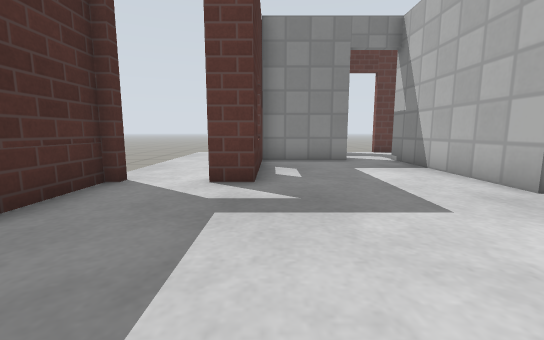
View 1 (above)

16 first-person views from a walk through a world built for the Gazebo simulator. The camera is 0.5 m above the floor, tilts 8° down and sees 90° across. The floor is counted in squares, 0.5 m on a side. Each view is taken from the middle of a square. On the plan, view 1 faces up. The plan holds only what a view shows up to about 11 squares ahead; the rest is blank. Gazebo's built-in surfaces are drawn with simple patterns.

View 2
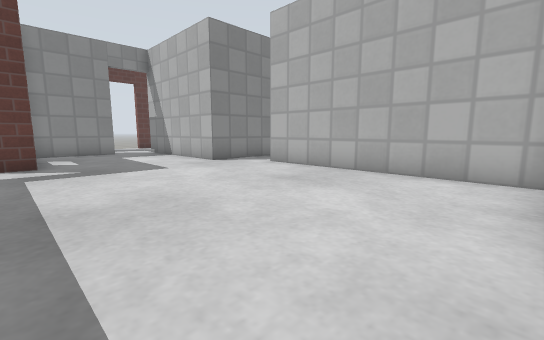

View 3
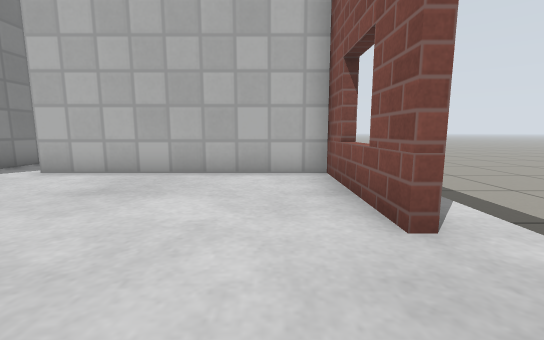

View 4
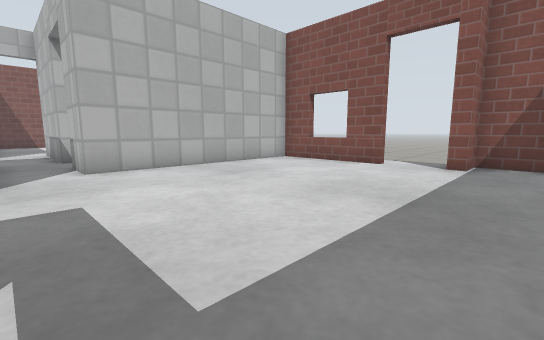

View 5
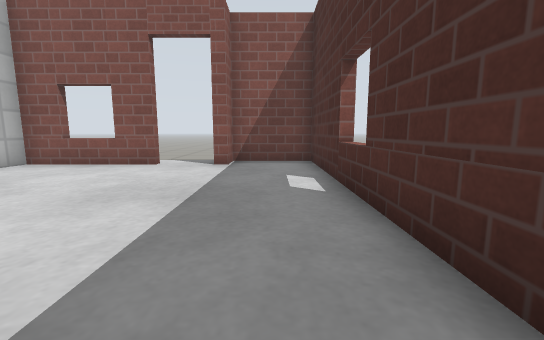

View 6
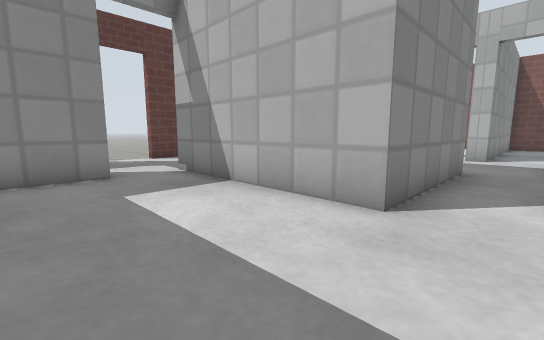

View 7
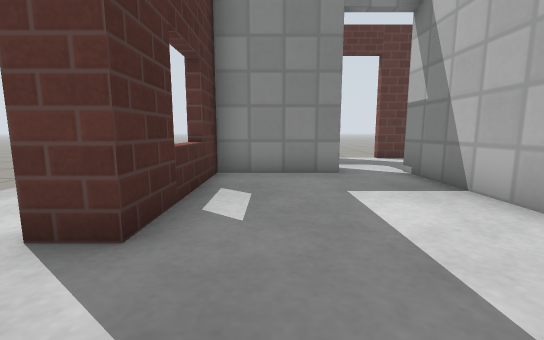

View 8
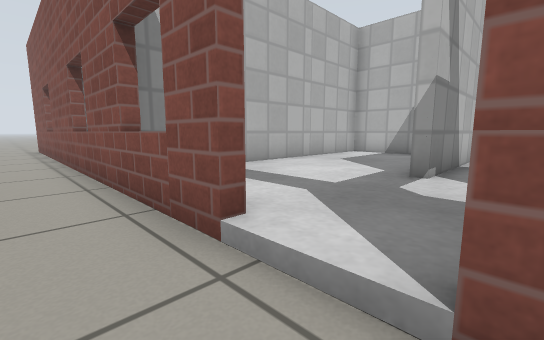

View 9
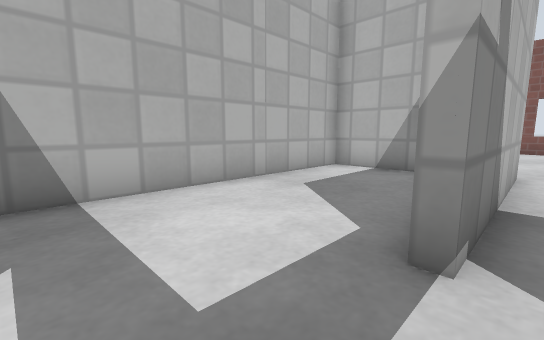

View 10
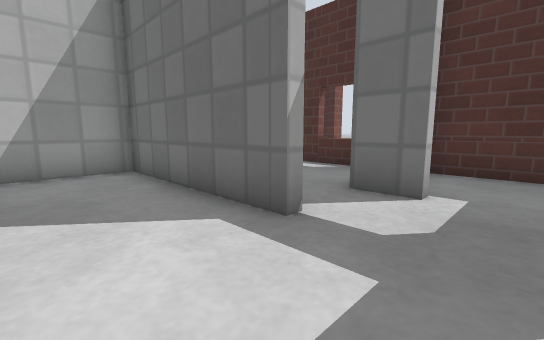

View 11
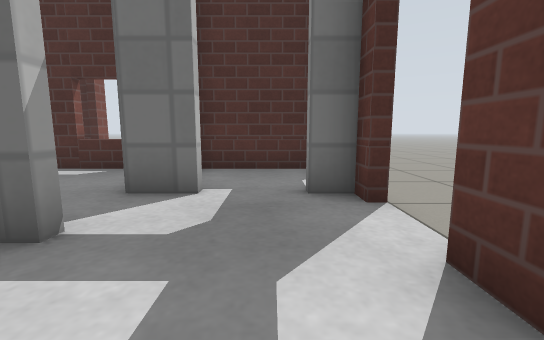

View 12
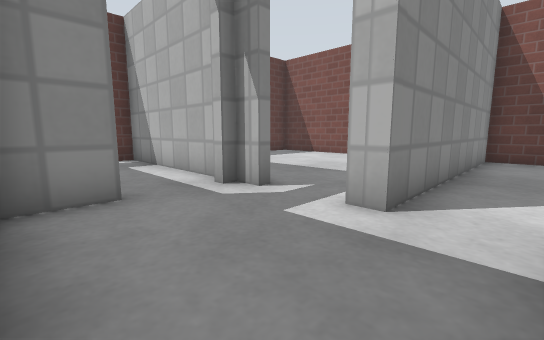

View 13
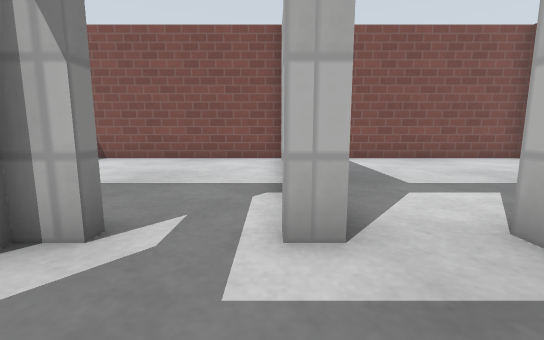

View 14
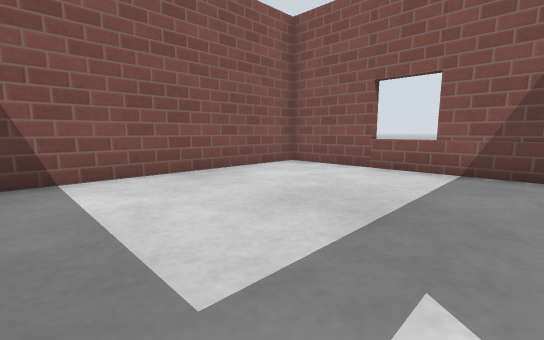

View 15
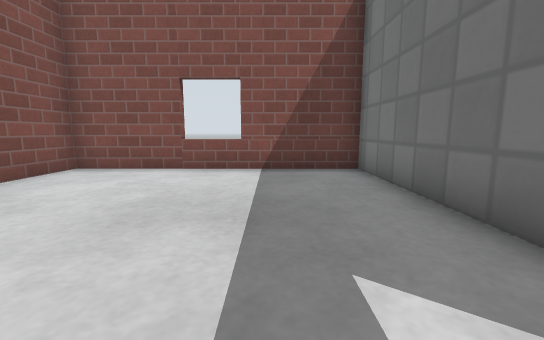

View 16
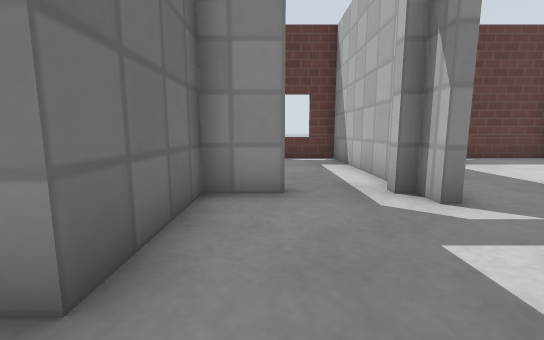

### Floor plan
Points are (right, up) in squares from view 1. A wall is a line through its corners. A room is listed if a view was taken in it or the views show most of it. See-through windows are left out.
Room 1 (views 1, 2, 3, 4, 5, 6, 7)
walls: (1.6, -4.4) (5.6, -4.4) (5.6, 2.6) (7, 2.6); (4.4, -4.7) (4.4, -4.2); (-3.4, 5.4) (-3.4, -5.4) (-0.7, -5.4) (-0.7, -4.4) (-0.1, -4.4); (8.9, 4.3) (4.4, 4.3) (4.4, 9.9); (2.6, 9.6) (-0.4, 9.6); (-0.4, 10) (-0.4, 5.3) (-1.2, 5.3)
ways out: open door at (-2.5, 5.5) to room 2; open door at (2.8, 11) to room 3; open door at (0.5, -4.5); open door at (7.5, 2.5)
Room 2 (view 8)
walls: (-3.7, 5.7) (-3, 5.7); (-0.7, 6.8) (-0.2, 6.8); (-0.2, 8.4) (-0.7, 8.4); (-3.7, -1.5) (-3.2, -1.5)
ways out: open door at (-2.5, 5.5) to room 1; opening at (3, 15)
Room 3 (views 9, 10, 11)
walls: (4.4, 9.9) (4.6, 9.9) (4.6, 4.7) (8.6, 4.7) (8.6, 13.1); (6.1, 13.4) (5, 13.4); (2.6, 10.8) (2.6, 9.6)
ways out: open door at (2.8, 11) to room 1; open door at (4.5, 13.5)
Room 4 (views 12, 13, 16)
walls: (8.8, 2.6) (12.6, 2.6); (12.4, 4.3) (12.4, 4.9); (10.2, 7.3) (8.9, 7.3) (8.9, 4.3)
ways out: open door at (12.2, 5.5) to room 7
Room 5 (views 14, 15)
walls: (12.6, 0.8) (12.6, -4.4) (20.3, -4.4) (20.3, 4.3) (12.4, 4.3); (17.4, -4.8) (17.4, -4.2)
Room 6 (no view inside)
walls: (19.4, 4.7) (19.9, 4.7); (20.3, 4.6) (20.3, 11.6); (20.4, 13.4) (17.4, 13.4)
Room 7 (no view inside)
walls: (12.4, 8.1) (12.4, 13.4) (10.4, 13.4)
ways out: open door at (12.2, 5.5) to room 4
Room 8 (no view inside)
walls: (-0.4, 13) (-0.4, 10)

Where each view was taken, in squares from view 1:
view 1: 0 up, 0 right, facing up
view 2: 4 down, 1 left, facing up-right
view 3: 3 down, 1 left, facing right
view 4: 4 up, 2 left, facing down-right
view 5: 4 up, 2 left, facing down
view 6: 3 up, 1 right, facing up-right
view 7: 3 up, 1 right, facing up
view 8: 15 up, 3 right, facing down-right
view 9: 12 up, 4 right, facing down-right
view 10: 12 up, 7 right, facing down-left
view 11: 12 up, 7 right, facing left
view 12: 3 up, 9 right, facing up-right
view 13: 5 up, 10 right, facing right
view 14: 3 up, 14 right, facing down-right
view 15: 3 up, 15 right, facing down
view 16: 3 up, 10 right, facing up
